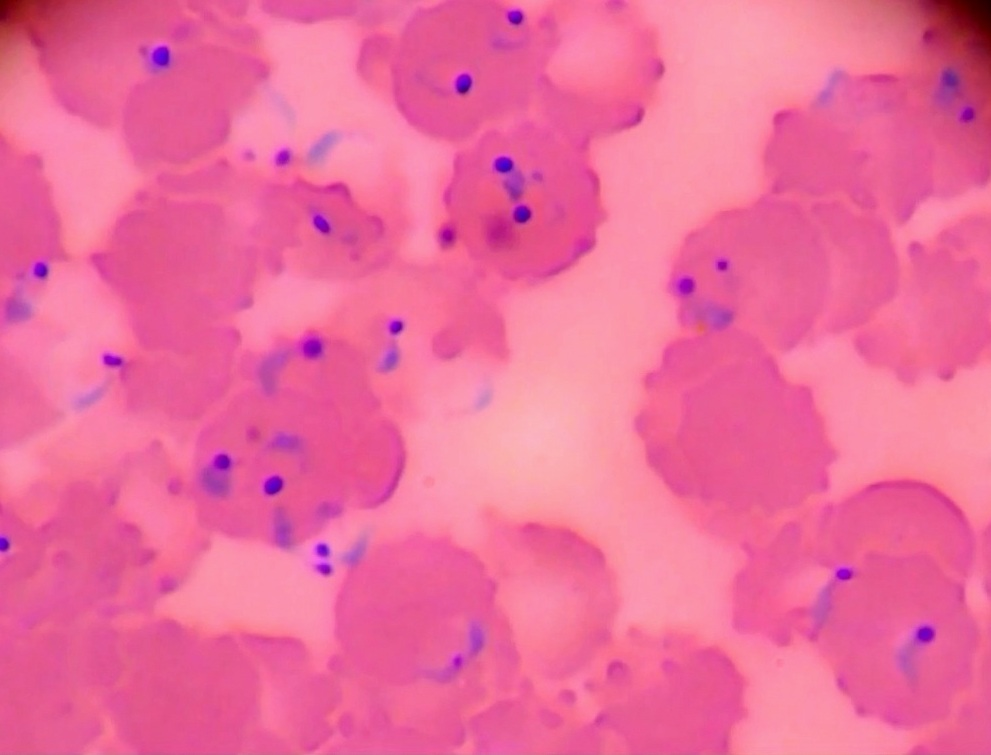
%> input picture New folder (12)-20200302T045756Z-001/New folder (12)/10.jpg, 991 x 755 px
$ octave Watershed.m   (GNU Octave 9; MATLAB toolbox functions it lacks are replaced by stand-ins)
%> lines starting %> are read from the running program, lines starting %| are printed output that depends on the picture; in (x1, y1, x2, y2) boxes, pixels count from 0 and x2, y2 are one past the last pixel; in counts of white or black regions, pixels touching at a corner belong together; the program's own positions count from 1
close all;
I=imread('10.jpg');
%> I is the input picture: size 755x991x3 uint8; mean R, G, B 237.2, 106.4, 155.3
I1=imtophat(I,strel('octagon',201));
figure,imshow(I1);
grayscale=rgb2gray(I1);
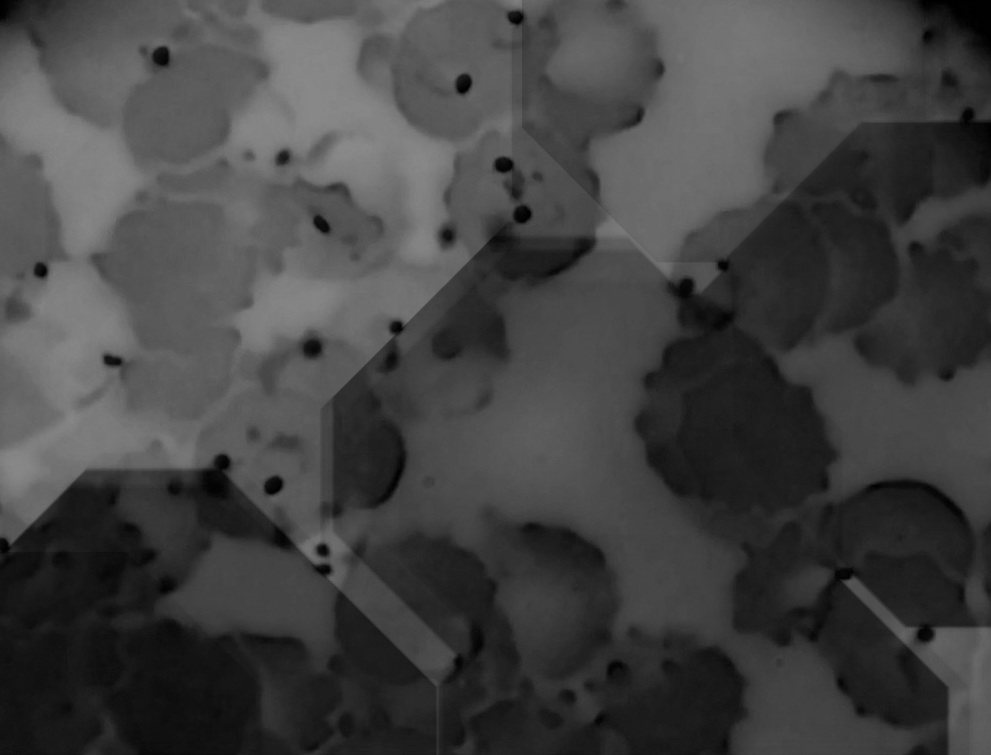
%> grayscale: size 755x991 uint8; min 0, max 138, mean 66.4
I2=imadjust(grayscale);
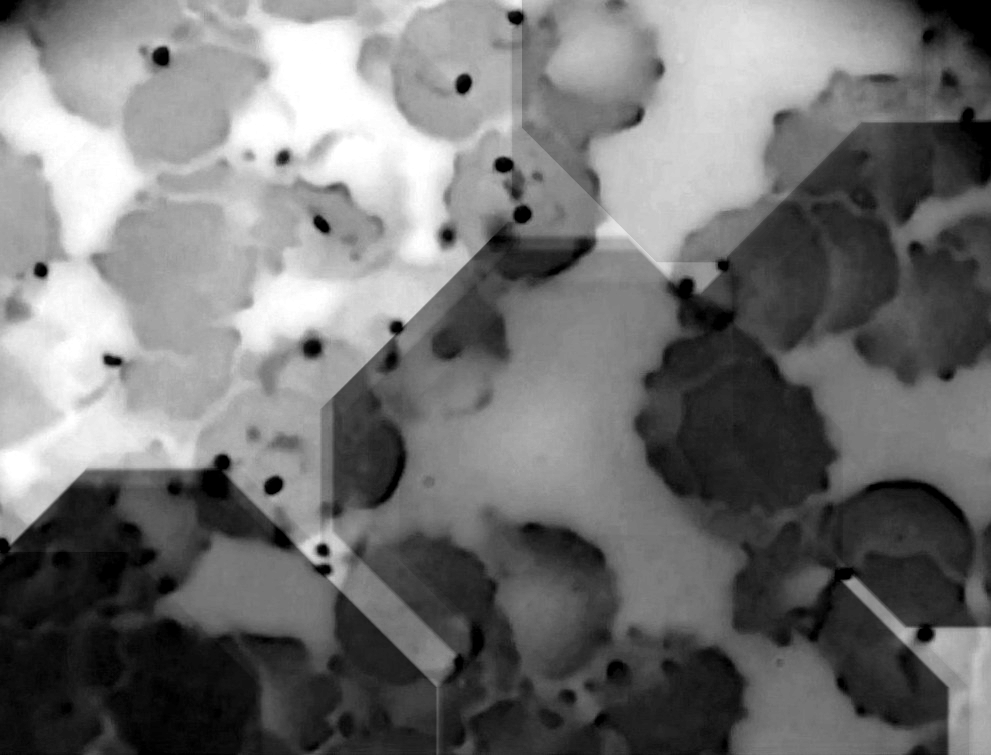
%> I2: size 755x991 uint8; min 0, max 255, mean 114.5
level=graythresh(I2);
%> level = 0.439
BW=im2bw(I2,level);
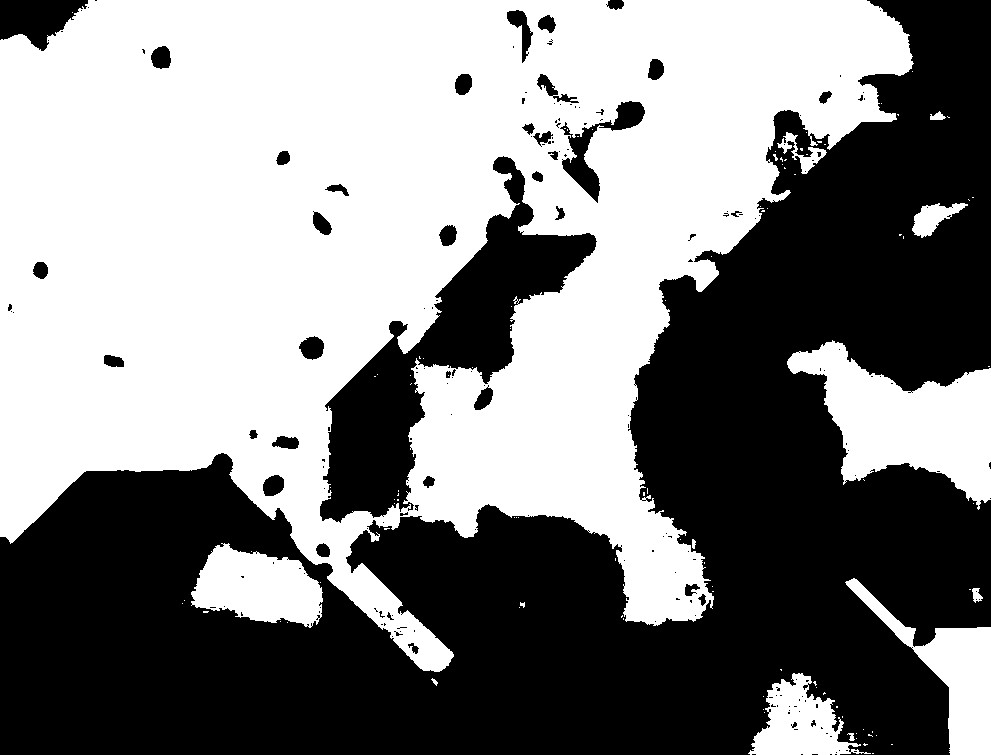
%> BW: size 755x991 logical; 52.2% white; 190 black regions (150 under 20 px), largest, box (x1, y1, x2, y2) and area: (0, 0, 991, 755) 318349, (320, 156, 597, 523) 27922, (0, 0, 88, 51) 2815
C=~BW;
D=~bwdist(C);
D(C)=-Inf;
L=watershed(D);
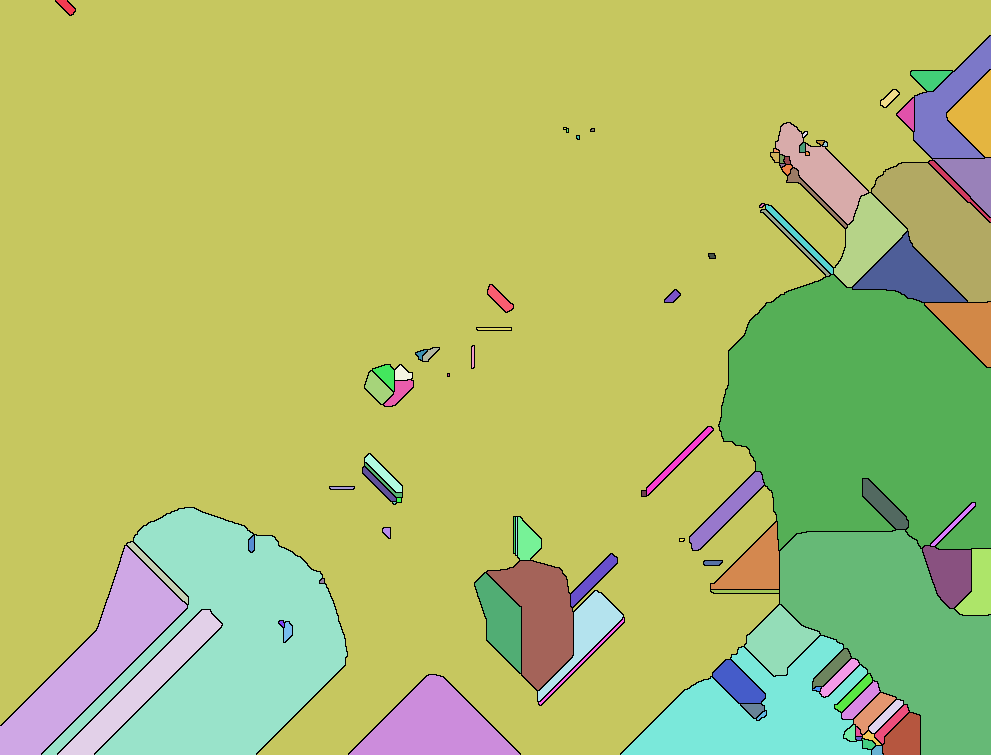
%> L: size 755x991 uint8; 103 distinct labels, from 0 to 102; one colour per label, 0 black
Wi=label2rgb(L,'spring','c');
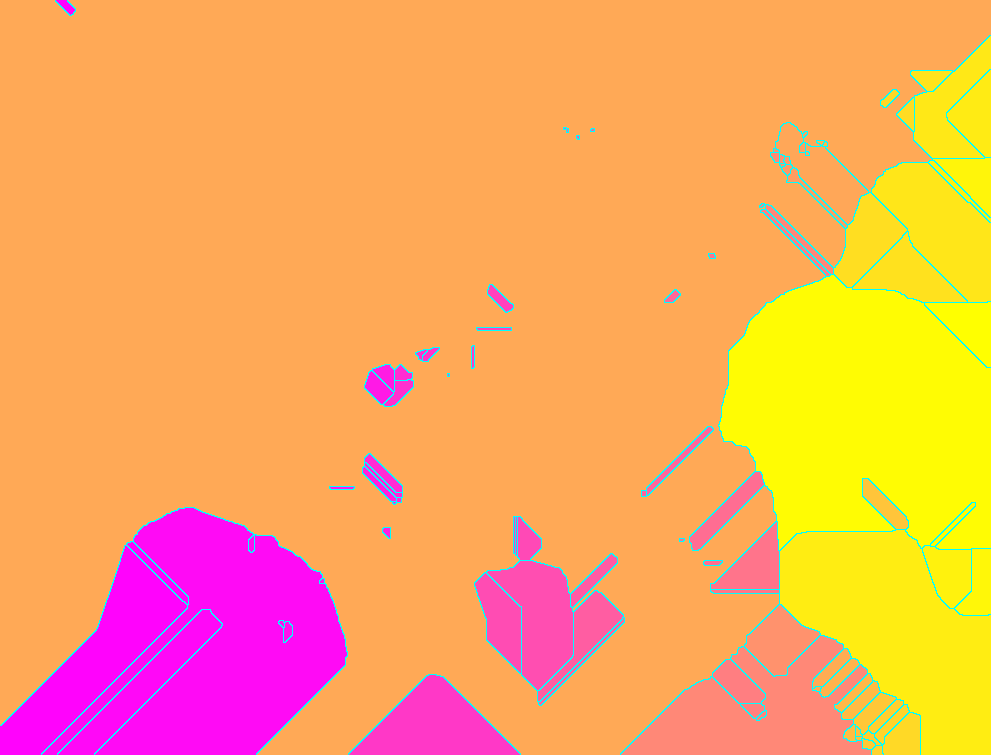
%> Wi: size 755x991x3 uint8; mean R, G, B 250.9, 166.1, 93
im=I;
im(L==0)=0;
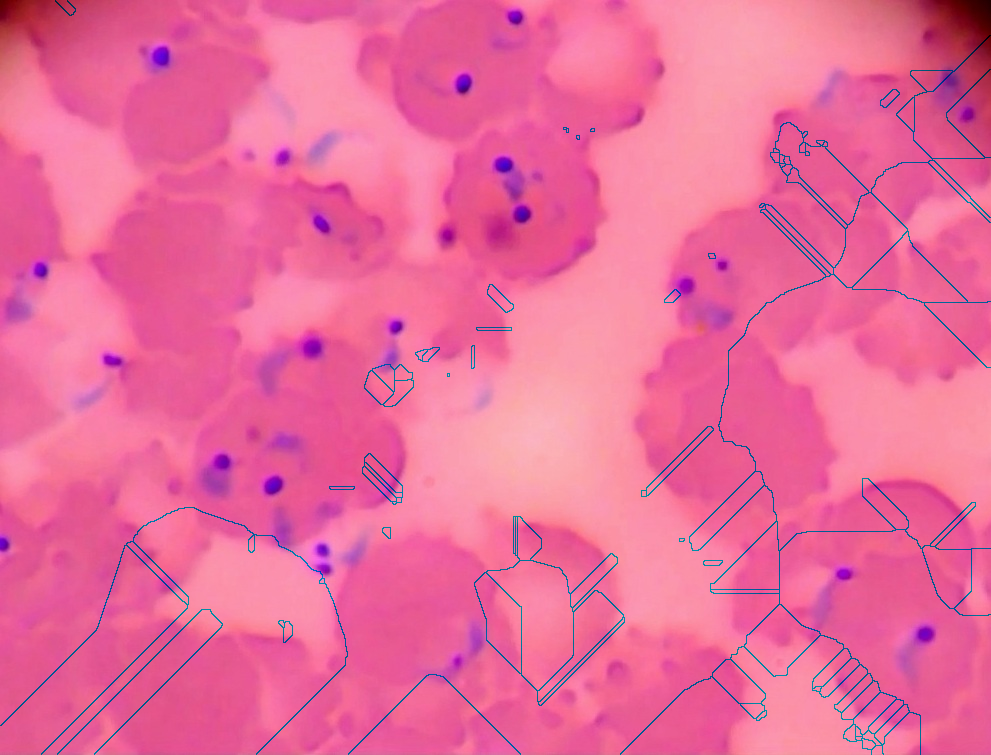
%> im: size 755x991x3 uint8; 1.61% of pixels changed, all inside (x1, y1, x2, y2) = (0, 0, 991, 755)
figure,imshow(im);
